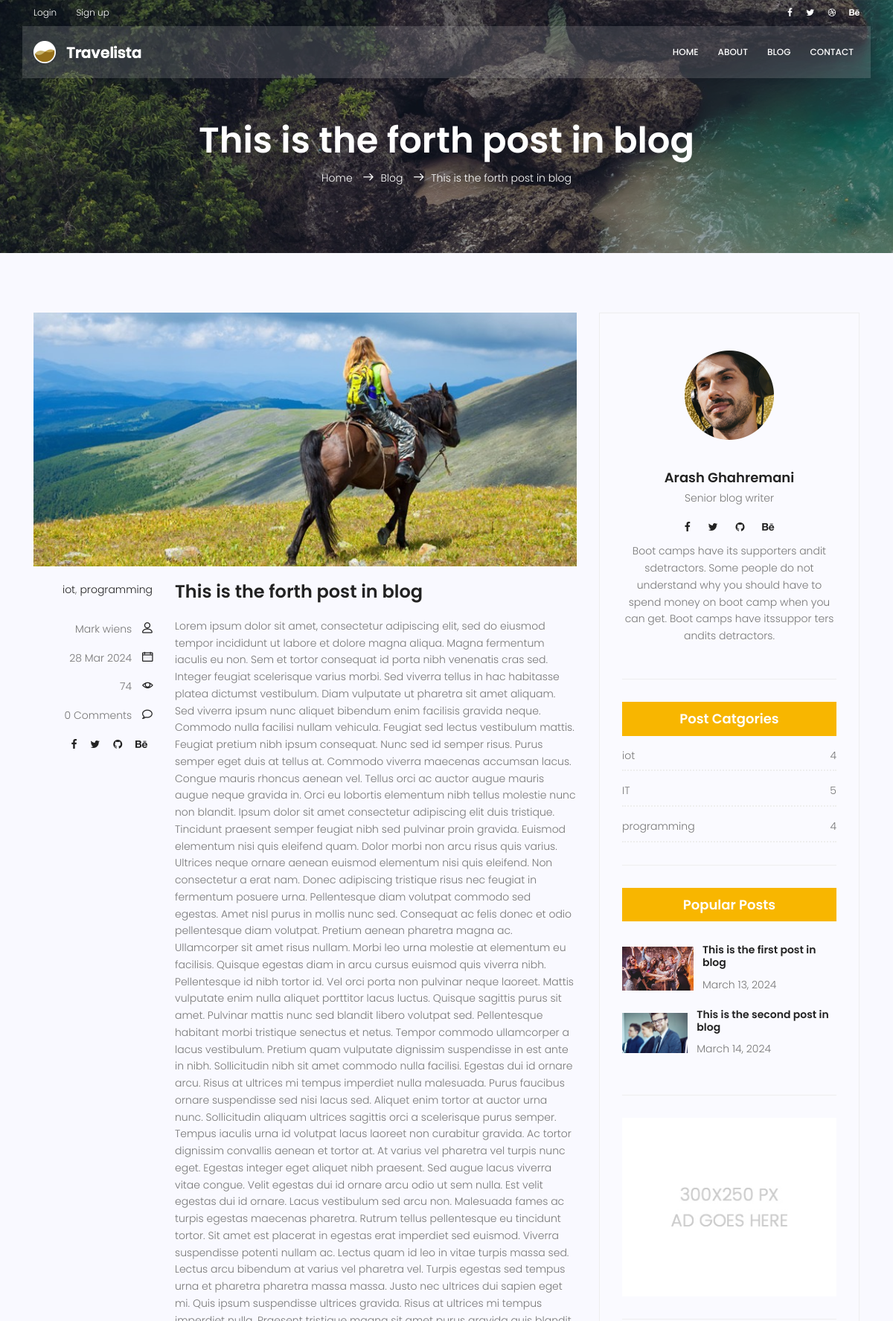
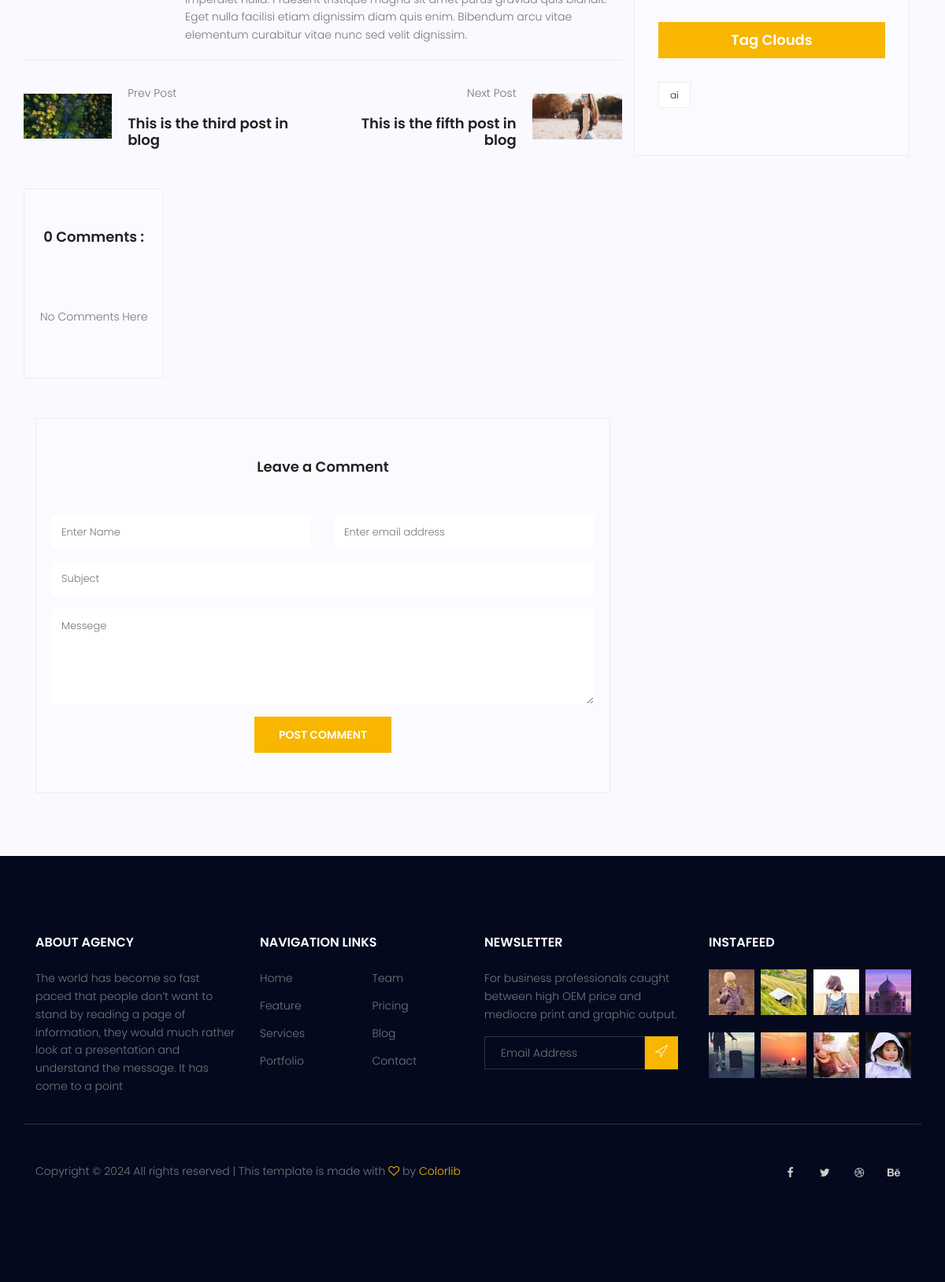
/blog/5/, run on the app's committed database (2 pictures, top to bottom).
### blog/models.py (models this page shows, shortened)
class Post (models.Model) :
    image = models.ImageField(upload_to = 'blog/',default = 'blog/default.jpg')
    author = models.ForeignKey(User,on_delete=models.SET_NULL,null=True)
    title = models.CharField (max_length = 200)
    content = models.TextField ()
    tags = TaggableManager()
    category = models.ManyToManyField (Category)
    counted_view = models.IntegerField (default = 0)
    status = models.BooleanField (default = False)
    login_required = models.BooleanField (default = False)
    published_date = models.DateTimeField (null = True)
    created_date = models.DateTimeField (auto_now_add = True)
    update_date = models.DateTimeField (auto_now = True)
    class Meta:
        ordering = ['-created_date']

class Category(models.Model):
    name = models.CharField(max_length = 255)
    def __str__(self):
        return self.name

### blog/views.py (the view, shortened to what this page needs)
# urls.py: path('<int:pid>/', blog_single, name="single"),
def blog_single(request, pid) :
    post = get_object_or_404(Post, pk=pid, status=1, published_date__lte=timezone.now())
    if not post.login_required :
        comments = Comment.objects.filter(post=post.id, approved=True)
        next_post = Post.objects.filter(id__gt=post.id, status=1, published_date__lte=timezone.now()).order_by('id', '-published_date').first()
        previous_post = Post.objects.filter(id__lt=post.id, status=1, published_date__lte=timezone.now()).order_by('-id', '-published_date').first()
        form = CommentForm()
        context = {'post': post, 'counted_view': post.counted_view, 'next_post': next_post, 'previous_post': previous_post, 'comments':comments ,'form':form}
        post.counted_view += 1
        post.save()
        return render(request, "blog/blog-single.html", context)
    else:
        return HttpResponseRedirect(reverse('accounts:login'))

### blog/forms.py
class CommentForm (forms.ModelForm) :
    class Meta:
        model = Comment
        fields = ['post','name','email','subject','message']

### blog/templatetags/blog_tags.py (called while the page is built)
@register.inclusion_tag('blog/popular-posts.html')
def latestposts(arg = 2) :
    posts = Post.objects.filter(status = 1).order_by('published_date')[:arg]
    return {'posts': posts}

@register.inclusion_tag('blog/post-categories.html')
def postcategories() :
    posts = Post.objects.filter(status = 1)
    categories = Category.objects.all()
    cat_dict = {}
    for name in categories :
        cat_dict[name]=posts.filter(category=name).count()
    return {'categories':cat_dict}

### templates/blog/blog-single.html (shortened to what this page needs)
{% extends 'base.html' %}
{% load static %}
{% load blog_tags %}
{% load humanize %}
{% block content %}
<section class="relative about-banner">
	<div class="overlay overlay-bg"></div>
	<div class="container">
		<div class="row d-flex align-items-center justify-content-center">
			<div class="about-content col-lg-12">
				<h1 class="text-white">
					{{post.title}}
				</h1>
				<p class="text-white link-nav"><a href="{% url 'website:index' %}">Home </a> <span
						class="lnr lnr-arrow-right"></span><a href="{% url 'blog:index' %}">Blog </a> <span
						class="lnr lnr-arrow-right"></span>{{post.title}}</p>
			</div>
		</div>
	</div>
</section>
<section class="post-content-area single-post-area">
	<div class="container">
		<div class="row">
			<div class="col-lg-8 posts-list">
				<div class="single-post row">
					<div class="col-lg-12">
						<div class="feature-img">
							<img class="img-fluid" src="{% static 'img/blog/feature-img1.jpg' %}" alt="">
						</div>
					</div>
					<div class="col-lg-3  col-md-3 meta-details">
						<ul class="tags">
							{% for cat in post.category.all %}
							<li><a href="{% url 'blog:category' cat_name=cat.name %}">{{ cat.name }}</a>{% if not forloop.last %},{% endif %}</li>
							{% endfor %}
						</ul>
						<div class="user-details row">
							<p class="user-name col-lg-12 col-md-12 col-6">
								<a href="#">Mark wiens</a>
								<span class="lnr lnr-user"></span>
							</p>
							<p class="date col-lg-12 col-md-12 col-6">
								<a href="#">{{post.published_date|date:'d M Y'}}</a>
								<span class="lnr lnr-calendar-full"></span>
							</p>
							<p class="view col-lg-12 col-md-12 col-6">
								<a href="#">{{post.counted_view}}</a>
								<span class="lnr lnr-eye"></span>
							</p>
							<p class="comments col-lg-12 col-md-12 col-6">
								<a href="#">{{comments|length}} Comments</a>
								<span class="lnr lnr-bubble"></span>
							</p>
							<ul class="social-links col-lg-12 col-md-12 col-6">
								<li><a href="#"><i class="fa fa-facebook"></i></a></li>
								<li><a href="#"><i class="fa fa-twitter"></i></a></li>
								<li><a href="#"><i class="fa fa-github"></i></a></li>
								<li><a href="#"><i class="fa fa-behance"></i></a></li>
							</ul>
						</div>
					</div>
					<div class="col-lg-9 col-md-9">
						<h3 class="mt-20 mb-20">{{post.title}}</h3>
						<p class="excert">
							{{post.content|safe}}
						</p>
					</div>
				<div class="navigation-area">
					<div class="row">
						<div
							class="col-lg-6 col-md-6 col-12 nav-left flex-row d-flex justify-content-start align-items-center">
							<div class="thumb">
								<a href="#"><img class="img-fluid" src="{{ previous_post.image.url }}" alt="{{ previous_post.title }}" width="120px"></a>
							</div>
							<div class="arrow">
								<a href="/blog/{{ previous_post.id }}/"></a>
							</div>
							<div class="detials">
								{% if previous_post %}
								<p>Prev Post</p>
								<a href="/blog/{{ previous_post.id }}/">
									<h4>{{ previous_post.title }}</h4>
								</a>
								{% endif %}
							</div>
						</div>
						<div
							class="col-lg-6 col-md-6 col-12 nav-right flex-row d-flex justify-content-end align-items-center">
							<div class="detials">
								{% if next_post %}
								<p>Next Post</p>
								<a href="/blog/{{ next_post.id }}/">
									<h4>{{ next_post.title }}</h4>
								</a>
								{% endif %}
							</div>
							<div class="arrow">
								<a href="/blog/{{ next_post.id }}/"></a>
							</div>
							<div class="thumb">
								<a href="/blog/{{ next_post.id }}/"><img class="img-fluid" src="{{ next_post.image.url }}" alt="{{ next_post.title }}" width="120px"></a>
							</div>
						</div>
					</div>
					</div>
				<div class="comments-area">
					<h4>{{comments|length}} Comments :</h4>
					<div class="comment-list"></div>
					{% for comment in comments %}
					<div class="single-comment justify-content-between d-flex">
						<div class="user justify-content-between d-flex">
							<div class="thumb">
									<img src="{% static 'img/blog/c1.jpg' %}" alt="">
								</div>
								<div class="desc">
									<h5><a href="#">{{comment.name}}</a></h5>
									<p class="date">{{comment.created_date|naturalday}} </p>
									<p class="comment">
										{{comment.message}}
									</p>
								</div>
							</div>
								<!--
								<div class="reply-btn">
									<a href="" class="btn-reply text-uppercase">reply</a>
								</div>
								-->
					</div>
				{% empty %}
					<p>No Comments Here </p>
				{% endfor %}
				</div>
				</div>
				<div class="comment-form">
					<h4>Leave a Comment</h4>
						<form method="post" action="{% url 'blog:single' pid=post.id %}">
						{% if request.user.is_authenticated %}
						<input type="hidden" name="name" value="{{request.user.first_name}}">
						<input type="hidden" name="email" value="{{request.user.email}}">
						{% else %}
						<div class="form-group form-inline">
							<div class="form-group col-lg-6 col-md-12 name">
								<input type="text" class="form-control" name="name" placeholder="Enter Name"
									onfocus="this.placeholder = ''" onblur="this.placeholder = 'Enter Name'">
							</div>
							<div class="form-group col-lg-6 col-md-12 email">
								<input type="email" class="form-control" name="email" placeholder="Enter email address"
									onfocus="this.placeholder = ''" onblur="this.placeholder = 'Enter email address'">
							</div>
						</div>
						{% endif %}
						<div class="form-group">
							<input type="text" class="form-control" name="subject" placeholder="Subject"
								onfocus="this.placeholder = ''" onblur="this.placeholder = 'Subject'">
						</div>
						<div class="form-group">
							<textarea class="form-control mb-10" rows="5" name="message" placeholder="Messege"
								onfocus="this.placeholder = ''" onblur="this.placeholder = 'Messege'"
								required=""></textarea>
						</div>
					<form method="post" action="{% url 'blog:single' pid=post.id %}">
					<button type="submit" class="primary-btn text-uppercase">Post Comment</button>
				</form>
				</div>
			</div>
			<div class="col-lg-4 sidebar-widgets">
				<div class="widget-wrap">
						{% include 'blog/blog-writer.html' %}
						{% postcategories %}
						{% latestposts 2 %}
						{% include 'blog/blog-ads.html' %}
						{% include 'blog/blog-tags.html' %}
					</div>
				</div>
			</div>
		</div>
</section>
{% endblock %}

### templates/blog/post-categories.html
{% load static %}
<div class="single-sidebar-widget post-category-widget">
    <h4 class="category-title">Post Catgories</h4>
    <ul class="cat-list">
        {% for name,count in categories.items %}
        <li>
            <a href="{% url 'blog:category' cat_name=name %}" class="d-flex justify-content-between">
                <p>{{name}}</p>
                <p>{{count}}</p>
            </a>
        </li>
        {% endfor %}
    </ul>
</div>

### templates/blog/popular-posts.html
{% load static %}
{% load humanize %}
<div class="single-sidebar-widget popular-post-widget">
    <h4 class="popular-title">Popular Posts</h4>
    <div class="popular-post-list">
        {% for post in posts %}
        <div class="single-post-list d-flex flex-row align-items-center">
            <div class="thumb">
                <img class="img-fluid" src="{{post.image.url}}" alt="">
            </div>
            <div class="details">
                <a href="{% url 'blog:single' pid=post.id %}">
                    <h6>{{post.title}}</h6>
                </a>
                <p>{{post.published_date|naturalday}}</p>
            </div>
        </div>
        {% endfor %}
    </div>
</div>

### templates/blog/blog-tags.html
{% load static %}
<div class="single-sidebar-widget tag-cloud-widget">
    <h4 class="tagcloud-title">Tag Clouds</h4>
    <ul>
        {% for tag in post.tags.all %}
        <li><a href="{% url 'blog:tag' tag_name=tag.name %}">{{tag.name}}</a></li>
        {% endfor %}
    </ul>
</div>

### data on the page
Post: title "This is the forth post in blog", published_date "28 Mar 2024", counted_view "74", content "Lorem ipsum dolor sit amet, consectetur adipiscing elit, sed do eiusmod tempor incididunt ut labore et dolore magna aliqua. Magna fermentum iaculis eu non. Sem et tortor consequat id porta nibh venenatis cras sed. Integer feugiat scelerisque varius morbi. Sed viverra tellus in hac habitasse platea dictumst vestibulum. Diam vulputate ut pharetra sit amet aliquam. Sed viverra ipsum nunc aliquet bibendum enim facilisis gravida neque. Commodo nulla facilisi nullam vehicula. Feugiat sed lectus vestibulum mattis. Feugiat pretium nibh ipsum consequat. Nunc sed id semper risus. Purus semper eget duis at tellus at. Commodo viverra maecenas accumsan lacus. Congue mauris rhoncus aenean vel. Tellus…"
Category: name "iot", count "4"
Category: name "programming", count "4"
Post: image (picture), title "This is the third post in blog"
Post: title "This is the fifth post in blog", image (picture)
Category: name "IT", count "5"
Post: image (picture), title "This is the first post in blog", published_date "March 13, 2024"
Post: image (picture), title "This is the second post in blog", published_date "March 14, 2024"
Tag: name "ai"

### other printed values
{{ comments|length }} "0"
